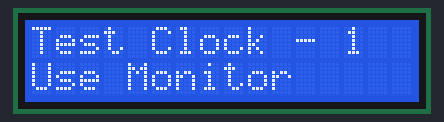
A sketch run on a simulated Arduino Uno, built with avr-gcc and run on an emulated ATmega328P. On the bench: 16×2 character LCD. The local clock reads 2024-03-15 10:24:30 at power-on unless the sketch sets it; what the sketch prints to the serial monitor is not drawn.

Above: at 0.1 s.
At 3.1 s:
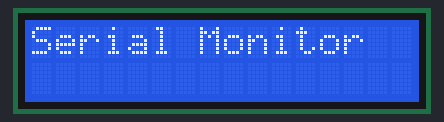
At 3.9 s:
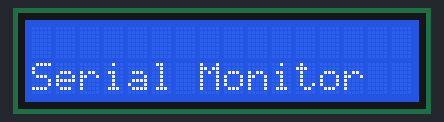

Measured:
- by itself, everything shown: repeats every 1.6 s, in 3 steps
- what the display in image 1 shows lasts 0.8 s, from 3.1 s to 3.9 s

The sketch:

Serial_clock_read.ino
```cpp
/*
 *
 * Diagnostic App for Frequency Counter
 *
 * Read clock, display in Serial Monitor
 *
 *
 * Switch in or out as required - LCD display shows something is happening (or should)
 *
 *
 *
 */

#include <Wire.h> //I2C Library
#include <LiquidCrystal.h>
#include <DS3231.h>


//Clock structure
struct ClockStruct{
  int hour;
  int minute;
  int sec;
  int day;
  int month;
  int year;
} timeStruct;


LiquidCrystal lcd(11,10,9,8,7,6);
DS3231 Clock;

void setup() {
    Serial.begin(9600);      // open the serial port at 9600 bps:
    Wire.begin();  //start I2C bus

   lcd.begin(16, 2);  // initialize the lcd for 16 chars 2 lines
  //Start up splash screen
  lcd.setCursor(0, 0); //Start at character 0 on line 0
  lcd.print("Test Clock - 1");
  lcd.setCursor(0, 1);
  lcd.print("Use Monitor");
  delay(3000);
  lcd.clear();

}


bool h12 = false;
bool PM = false;
bool Century=false;


void loop() {

  //populate structure with time from RTC
  timeStruct.sec=Clock.getSecond();
  timeStruct.minute=Clock.getMinute();
  timeStruct.hour=Clock.getHour(h12, PM);
  timeStruct.day=Clock.getDate();
  timeStruct.month=Clock.getMonth(Century);
  timeStruct.year=Clock.getYear();


  //Uncomment if display appears to work okay
  lcd.print("Serial Monitor");
  delay(800);
  lcd.setCursor(0,0);
  lcd.print("               ");
  lcd.setCursor(0,1);
  lcd.print("Serial Monitor");
  delay(800);
  lcd.setCursor(0,1);
  lcd.print("              ");
  lcd.setCursor(0,0);

  Serial.print("Time is ");
  Serial.print(timeStruct.hour );
  Serial.print(":");
  Serial.print(timeStruct.minute );
  Serial.print(":");
  Serial.println(timeStruct.sec );
  Serial.print("Date -  ");
  Serial.print(timeStruct.day );
  Serial.print(" ");
  Serial.print(timeStruct.month);
  Serial.print(" ");
  Serial.println(timeStruct.year);

}
```
